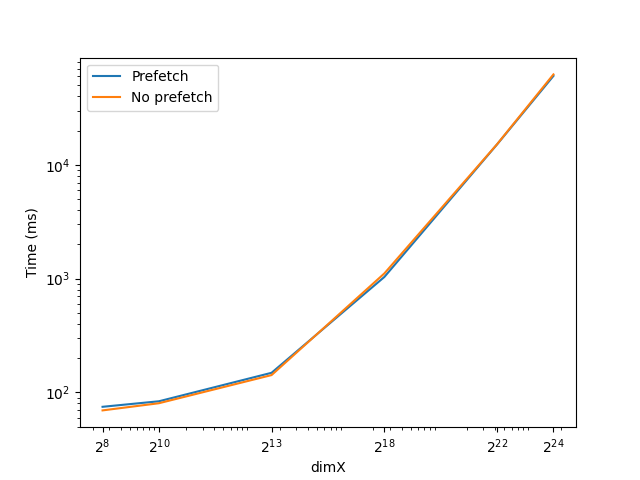

Python code for this plot:
import sys
import matplotlib.pyplot as plt
import pandas as pd
import math

file = "./res_prefetch.csv"

df = pd.read_csv(file)
ax = df.plot(x='dimX', y=['time_prefetch', 'time_noprefetch'], loglog=True)
ax.set_xticks(df.dimX)
ax.set_xticklabels(["$2^{" + str(int(math.log2(dimX))) + "}$" for dimX in df.dimX])
ax.set_xticklabels(["$2^{" + str(int(math.log2(dimX))) + "}$" for dimX in df.dimX])

plt.legend(['Prefetch', 'No prefetch'])
plt.xlabel("dimX")
plt.ylabel("Time (ms)")
plt.savefig("plt_prefetch.png")